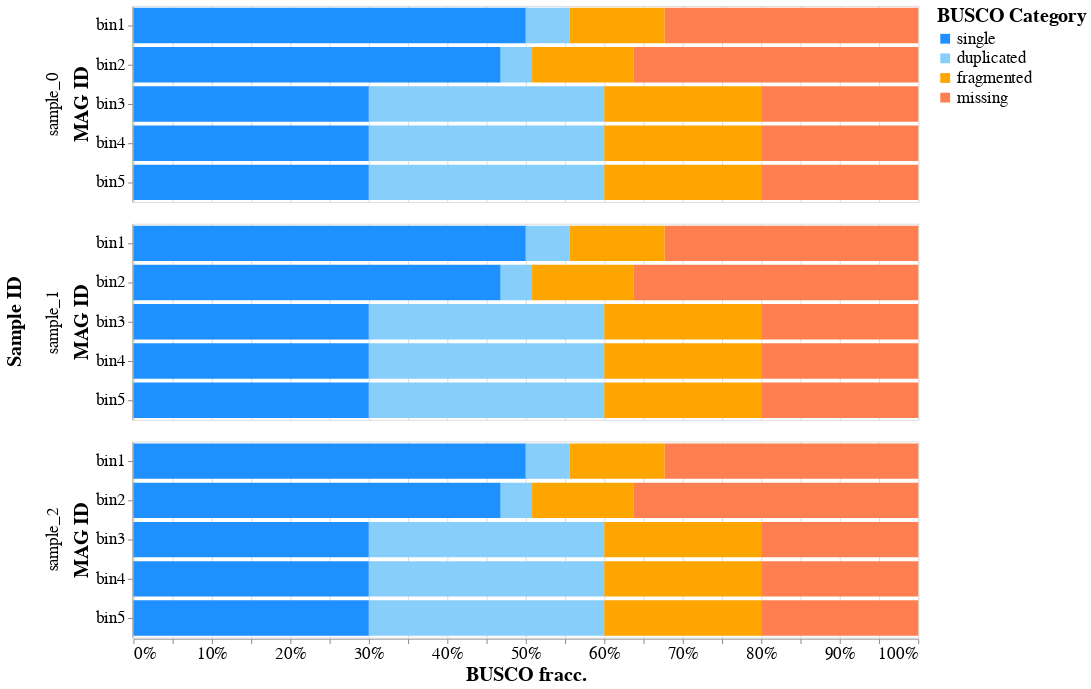

This figure's notebook cell:
### Code cell
# Plot
domain = ['single', 'duplicated', 'fragmented', 'missing']
range_ = ['#1E90FF', '#87CEFA', '#FFA500', '#FF7F50']

output_plot = alt.Chart(df2).mark_bar().encode(
    x=alt.X('sum(BUSCO_percentage)', stack="normalize", title="BUSCO fracc."),
    y=alt.Y('mag_id', axis=alt.Axis(title='MAG ID')),
    #color=alt.Color('category').scale(domain=domain, range=range_),
    color=alt.Color('category', scale=alt.Scale(domain=domain, range=range_), legend=alt.Legend(title="BUSCO Category")),
    order=alt.Order(
      # Sort the segments of the bars by this field
      'order',
      sort='ascending'),
    row=alt.Row("sample_id", title='Sample ID', align="all"))

output_plot = output_plot.configure_axis(labelFontSize=17, titleFontSize=20)
output_plot = output_plot.configure_legend(labelFontSize=17, titleFontSize=20)
output_plot = output_plot.configure_header(labelFontSize=17, titleFontSize=20)
output_plot = output_plot.properties(width=800, height=200)
output_plot

### Figure 1 — Vega-Lite specification as saved in the notebook (floating-point values rounded to 4 significant figures)
{"config": {"view": {"continuousWidth": 400, "continuousHeight": 300}, "axis": {"labelFontSize": 17, "titleFontSize": 20}, "header": {"labelFontSize": 17, "titleFontSize": 20}, "legend": {"labelFontSize": 17, "titleFontSize": 20}}, "data": {"name": "data-bf0223c5014caba6183848d6d0d1a5c8"}, "mark": "bar", "encoding": {"color": {"field": "category", "legend": {"title": "BUSCO Category"}, "scale": {"domain": ["single", "duplicated", "fragmented", "missing"], "range": ["#1E90FF", "#87CEFA", "#FFA500", "#FF7F50"]}, "type": "nominal"}, "order": {"field": "order", "sort": "ascending", "type": "quantitative"}, "row": {"align": "all", "field": "sample_id", "title": "Sample ID", "type": "nominal"}, "x": {"aggregate": "sum", "field": "BUSCO_percentage", "stack": "normalize", "title": "BUSCO fracc.", "type": "quantitative"}, "y": {"axis": {"title": "MAG ID"}, "field": "mag_id", "type": "nominal"}}, "height": 200, "width": 800, "$schema": "https://vega.github.io/schema/vega-lite/v4.17.0.json", "datasets": {"data-bf0223c5014caba6183848d6d0d1a5c8": [{"sample_id": "sample_0", "mag_id": "bin1", "category": "single", "BUSCO_percentage": 50.0, "order": 1}, {"sample_id": "sample_0", "mag_id": "bin2", "category": "single", "BUSCO_percentage": 46.8, "order": 1}, {"sample_id": "sample_0", "mag_id": "bin3", "category": "single", "BUSCO_percentage": 30.0, "order": 1}, {"sample_id": "sample_0", "mag_id": "bin4", "category": "single", "BUSCO_percentage": 30.0, "order": 1}, {"sample_id": "sample_0", "mag_id": "bin5", "category": "single", "BUSCO_percentage": 30.0, "order": 1}, {"sample_id": "sample_1", "mag_id": "bin1", "category": "single", "BUSCO_percentage": 50.0, "order": 1}, {"sample_id": "sample_1", "mag_id": "bin2", "category": "single", "BUSCO_percentage": 46.8, "order": 1}, {"sample_id": "sample_1", "mag_id": "bin3", "category": "single", "BUSCO_percentage": 30.0, "order": 1}, {"sample_id": "sample_1", "mag_id": "bin4", "category": "single", "BUSCO_percentage": 30.0, "order": 1}, {"sample_id": "sample_1", "mag_id": "bin5", "category": "single", "BUSCO_percentage": 30.0, "order": 1}, {"sample_id": "sample_2", "mag_id": "bin1", "category": "single", "BUSCO_percentage": 50.0, "order": 1}, {"sample_id": "sample_2", "mag_id": "bin2", "category": "single", "BUSCO_percentage": 46.8, "order": 1}, {"sample_id": "sample_2", "mag_id": "bin3", "category": "single", "BUSCO_percentage": 30.0, "order": 1}, {"sample_id": "sample_2", "mag_id": "bin4", "category": "single", "BUSCO_percentage": 30.0, "order": 1}, {"sample_id": "sample_2", "mag_id": "bin5", "category": "single", "BUSCO_percentage": 30.0, "order": 1}, {"sample_id": "sample_0", "mag_id": "bin1", "category": "duplicated", "BUSCO_percentage": 5.6, "order": 2}, {"sample_id": "sample_0", "mag_id": "bin2", "category": "duplicated", "BUSCO_percentage": 4.0, "order": 2}, {"sample_id": "sample_0", "mag_id": "bin3", "category": "duplicated", "BUSCO_percentage": 30.0, "order": 2}, {"sample_id": "sample_0", "mag_id": "bin4", "category": "duplicated", "BUSCO_percentage": 30.0, "order": 2}, {"sample_id": "sample_0", "mag_id": "bin5", "category": "duplicated", "BUSCO_percentage": 30.0, "order": 2}, {"sample_id": "sample_1", "mag_id": "bin1", "category": "duplicated", "BUSCO_percentage": 5.6, "order": 2}, {"sample_id": "sample_1", "mag_id": "bin2", "category": "duplicated", "BUSCO_percentage": 4.0, "order": 2}, {"sample_id": "sample_1", "mag_id": "bin3", "category": "duplicated", "BUSCO_percentage": 30.0, "order": 2}, {"sample_id": "sample_1", "mag_id": "bin4", "category": "duplicated", "BUSCO_percentage": 30.0, "order": 2}, {"sample_id": "sample_1", "mag_id": "bin5", "category": "duplicated", "BUSCO_percentage": 30.0, "order": 2}, {"sample_id": "sample_2", "mag_id": "bin1", "category": "duplicated", "BUSCO_percentage": 5.6, "order": 2}, {"sample_id": "sample_2", "mag_id": "bin2", "category": "duplicated", "BUSCO_percentage": 4.0, "order": 2}, {"sample_id": "sample_2", "mag_id": "bin3", "category": "duplicated", "BUSCO_percentage": 30.0, "order": 2}, {"sample_id": "sample_2", "mag_id": "bin4", "category": "duplicated", "BUSCO_percentage": 30.0, "order": 2}, {"sample_id": "sample_2", "mag_id": "bin5", "category": "duplicated", "BUSCO_percentage": 30.0, "order": 2}, {"sample_id": "sample_0", "mag_id": "bin1", "category": "fragmented", "BUSCO_percentage": 12.1, "order": 3}, {"sample_id": "sample_0", "mag_id": "bin2", "category": "fragmented", "BUSCO_percentage": 12.9, "order": 3}, {"sample_id": "sample_0", "mag_id": "bin3", "category": "fragmented", "BUSCO_percentage": 20.0, "order": 3}, {"sample_id": "sample_0", "mag_id": "bin4", "category": "fragmented", "BUSCO_percentage": 20.0, "order": 3}, {"sample_id": "sample_0", "mag_id": "bin5", "category": "fragmented", "BUSCO_percentage": 20.0, "order": 3}, {"sample_id": "sample_1", "mag_id": "bin1", "category": "fragmented", "BUSCO_percentage": 12.1, "order": 3}, {"sample_id": "sample_1", "mag_id": "bin2", "category": "fragmented", "BUSCO_percentage": 12.9, "order": 3}, {"sample_id": "sample_1", "mag_id": "bin3", "category": "fragmented", "BUSCO_percentage": 20.0, "order": 3}, {"sample_id": "sample_1", "mag_id": "bin4", "category": "fragmented", "BUSCO_percentage": 20.0, "order": 3}, {"sample_id": "sample_1", "mag_id": "bin5", "category": "fragmented", "BUSCO_percentage": 20.0, "order": 3}, {"sample_id": "sample_2", "mag_id": "bin1", "category": "fragmented", "BUSCO_percentage": 12.1, "order": 3}, {"sample_id": "sample_2", "mag_id": "bin2", "category": "fragmented", "BUSCO_percentage": 12.9, "order": 3}, {"sample_id": "sample_2", "mag_id": "bin3", "category": "fragmented", "BUSCO_percentage": 20.0, "order": 3}, {"sample_id": "sample_2", "mag_id": "bin4", "category": "fragmented", "BUSCO_percentage": 20.0, "order": 3}, {"sample_id": "sample_2", "mag_id": "bin5", "category": "fragmented", "BUSCO_percentage": 20.0, "order": 3}, {"sample_id": "sample_0", "mag_id": "bin1", "category": "missing", "BUSCO_percentage": 32.3, "order": 4}, {"sample_id": "sample_0", "mag_id": "bin2", "category": "missing", "BUSCO_percentage": 36.3, "order": 4}, {"sample_id": "sample_0", "mag_id": "bin3", "category": "missing", "BUSCO_percentage": 20.0, "order": 4}, {"sample_id": "sample_0", "mag_id": "bin4", "category": "missing", "BUSCO_percentage": 20.0, "order": 4}, {"sample_id": "sample_0", "mag_id": "bin5", "category": "missing", "BUSCO_percentage": 20.0, "order": 4}, {"sample_id": "sample_1", "mag_id": "bin1", "category": "missing", "BUSCO_percentage": 32.3, "order": 4}, {"sample_id": "sample_1", "mag_id": "bin2", "category": "missing", "BUSCO_percentage": 36.3, "order": 4}, {"sample_id": "sample_1", "mag_id": "bin3", "category": "missing", "BUSCO_percentage": 20.0, "order": 4}, {"sample_id": "sample_1", "mag_id": "bin4", "category": "missing", "BUSCO_percentage": 20.0, "order": 4}, {"sample_id": "sample_1", "mag_id": "bin5", "category": "missing", "BUSCO_percentage": 20.0, "order": 4}, {"sample_id": "sample_2", "mag_id": "bin1", "category": "missing", "BUSCO_percentage": 32.3, "order": 4}, {"sample_id": "sample_2", "mag_id": "bin2", "category": "missing", "BUSCO_percentage": 36.3, "order": 4}, {"sample_id": "sample_2", "mag_id": "bin3", "category": "missing", "BUSCO_percentage": 20.0, "order": 4}, {"sample_id": "sample_2", "mag_id": "bin4", "category": "missing", "BUSCO_percentage": 20.0, "order": 4}, {"sample_id": "sample_2", "mag_id": "bin5", "category": "missing", "BUSCO_percentage": 20.0, "order": 4}]}}
